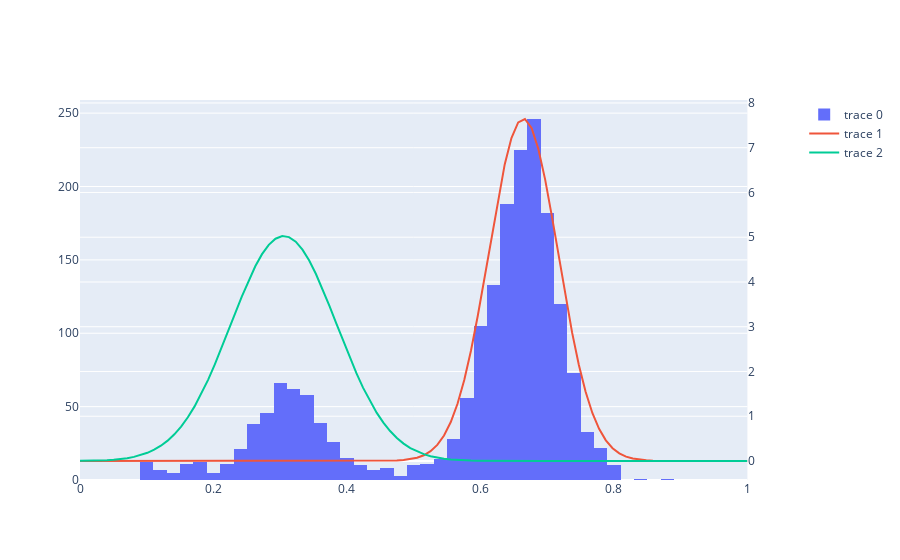

The notebook cell saved with this chart:
### Code cell
gm = vcf_to_mix_model(vcf_file,plot=True,tail_cutoff=0.1)
